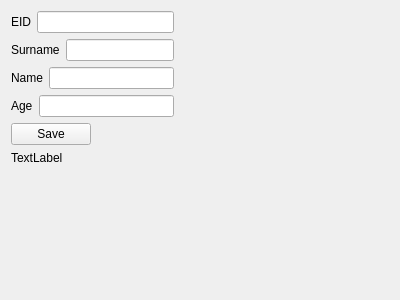
<?xml version="1.0" encoding="UTF-8"?>
<ui version="4.0">
 <class>employeeInfo</class>
 <widget class="QWidget" name="employeeInfo">
  <property name="geometry">
   <rect>
    <x>0</x>
    <y>0</y>
    <width>400</width>
    <height>300</height>
   </rect>
  </property>
  <property name="windowTitle">
   <string>Form</string>
  </property>
  <layout class="QFormLayout" name="formLayout">
   <item row="0" column="0">
    <layout class="QVBoxLayout" name="verticalLayout">
     <item>
      <layout class="QHBoxLayout" name="horizontalLayout">
       <item>
        <widget class="QLabel" name="lblEID">
         <property name="text">
          <string>EID</string>
         </property>
        </widget>
       </item>
       <item>
        <widget class="QLineEdit" name="leEID"/>
       </item>
      </layout>
     </item>
     <item>
      <layout class="QHBoxLayout" name="horizontalLayout_2">
       <item>
        <widget class="QLabel" name="lblSurname">
         <property name="text">
          <string>Surname</string>
         </property>
        </widget>
       </item>
       <item>
        <widget class="QLineEdit" name="leSurname"/>
       </item>
      </layout>
     </item>
     <item>
      <layout class="QHBoxLayout" name="horizontalLayout_3">
       <item>
        <widget class="QLabel" name="lblName">
         <property name="text">
          <string>Name</string>
         </property>
        </widget>
       </item>
       <item>
        <widget class="QLineEdit" name="leName"/>
       </item>
      </layout>
     </item>
     <item>
      <layout class="QHBoxLayout" name="horizontalLayout_4">
       <item>
        <widget class="QLabel" name="lblAge">
         <property name="text">
          <string>Age</string>
         </property>
        </widget>
       </item>
       <item>
        <widget class="QLineEdit" name="leAge"/>
       </item>
      </layout>
     </item>
    </layout>
   </item>
   <item row="1" column="0">
    <widget class="QPushButton" name="btnSave">
     <property name="text">
      <string>Save</string>
     </property>
    </widget>
   </item>
   <item row="2" column="0">
    <widget class="QLabel" name="lblSecStatus">
     <property name="text">
      <string>TextLabel</string>
     </property>
    </widget>
   </item>
  </layout>
 </widget>
 <resources/>
 <connections/>
</ui>
